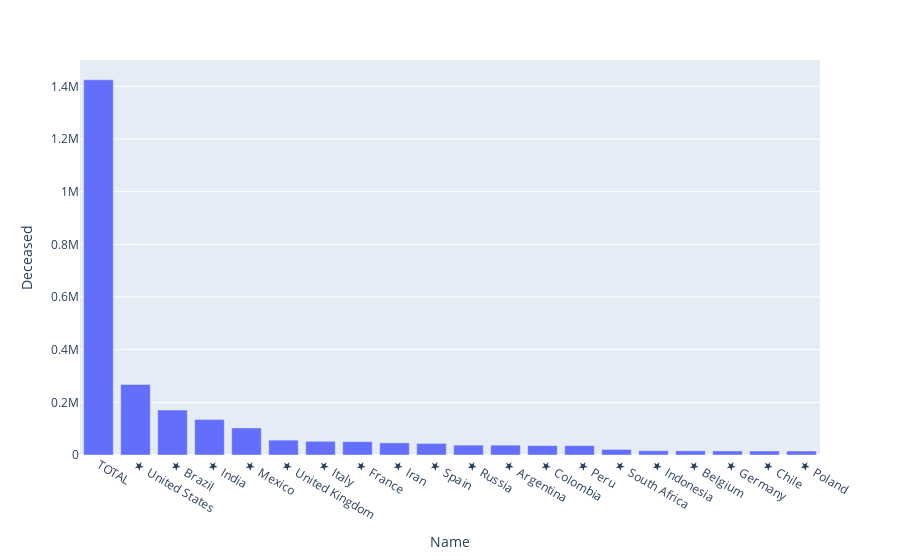

Notebook cell for this chart:
### Markdown cell above
- Perfecto!. Now we can see that column has been cleared off all the "Unknown".

### Code cell
# lets again try ro visualize world_df based on death poll for top 20 countries.

world_fig = px.bar(world_df.sort_values('Deceased', ascending=False).head(20), x = 'Name' , y = 'Deceased')
world_fig.show()

### Figure 1 — Plotly figure (JSON) as saved in the notebook; plotly's stock layout.template omitted (floating-point values rounded to 4 significant figures)
{"data": [{"alignmentgroup": "True", "hovertemplate": "Name=%{x}<br>Deceased=%{y}<extra></extra>", "legendgroup": "", "marker": {"color": "#636efa"}, "name": "", "offsetgroup": "", "orientation": "v", "showlegend": false, "textposition": "auto", "type": "bar", "x": ["TOTAL", "★  United States", "★  Brazil", "★  India", "★  Mexico", "★  United Kingdom", "★  Italy", "★  France", "★  Iran", "★  Spain", "★  Russia", "★  Argentina", "★  Colombia", "★  Peru", "★  South Africa", "★  Indonesia", "★  Belgium", "★  Germany", "★  Chile", "★  Poland"], "xaxis": "x", "y": [1425006, 267924, 170769, 135261, 102739, 56533, 52028, 50618, 46207, 44037, 37538, 37432, 35860, 35727, 21201, 16225, 15938, 15381, 15138, 14988], "yaxis": "y"}], "layout": {"barmode": "relative", "legend": {"tracegroupgap": 0}, "margin": {"t": 60}, "xaxis": {"anchor": "y", "domain": [0, 1], "title": {"text": "Name"}}, "yaxis": {"anchor": "x", "domain": [0, 1], "title": {"text": "Deceased"}}}}
